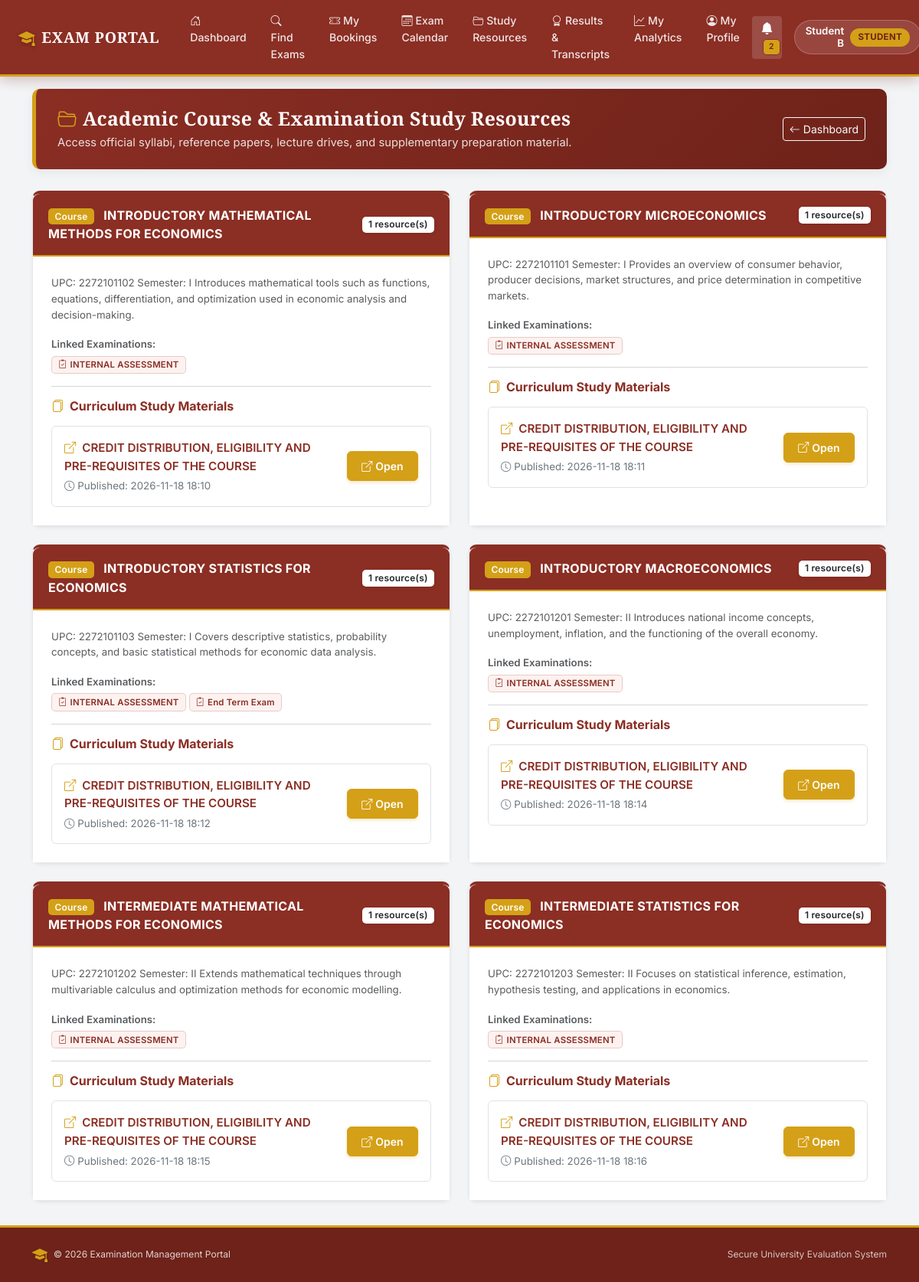
Page /student/resources (signed in) on the committed database.
### models.py (models this page shows, shortened)
class BaseModel(db.Model):
    __abstract__ = True

class User(BaseModel):
    id = db.Column(db.Integer, primary_key=True)
    name = db.Column(db.String(100), nullable=False)
    email = db.Column(db.String(100), unique=True, nullable=False)
    password_hash = db.Column(db.String(200), nullable=False)
    role = db.Column(db.String(20), nullable=False)
    is_approved = db.Column(db.Boolean, default=False)
    is_active = db.Column(db.Boolean, default=True)

class Course(BaseModel):
    id = db.Column(db.Integer, primary_key=True)
    name = db.Column(db.String(100), nullable=False)
    description = db.Column(db.String(500))
    resources = db.relationship("CourseResource", backref="course", cascade="all, delete-orphan")

class Examination(BaseModel):
    id = db.Column(db.Integer, primary_key=True)
    name = db.Column(db.String(100), nullable=False)
    course_id = db.Column(db.Integer, db.ForeignKey("course.id"), nullable=False)
    status = db.Column(db.String(30), default="Draft")
    slot_creation_start = db.Column(db.String(30))
    slot_creation_end = db.Column(db.String(30))
    slot_creation_open = db.Column(db.Boolean, default=False)
    booking_open = db.Column(db.Boolean, default=False)
    booking_start = db.Column(db.String(30))
    booking_end = db.Column(db.String(30))
    slot_creation_override = db.Column(db.String(10), default=None)
    booking_override = db.Column(db.String(10), default=None)
    course = db.relationship("Course", backref="examinations")

class CourseResource(BaseModel):
    id = db.Column(db.Integer, primary_key=True)
    course_id = db.Column(db.Integer, db.ForeignKey("course.id"), nullable=False)
    title = db.Column(db.String(200), nullable=False)
    url = db.Column(db.String(500), nullable=False)
    description = db.Column(db.String(500))
    created_at = db.Column(db.String(30), default=lambda: datetime.now().strftime("%Y-%m-%d %H:%M"))

### routes/student.py (the view)
@role_required("Student")
def student_resources():
    return render_template("student_resources.html", courses=Course.query.all())

### templates/student_resources.html (shortened to what this page needs)
{% extends "base.html" %}
{% block content %}
<div class="container my-3">
    <div class="erp-header">
        <div class="d-flex justify-content-between align-items-center flex-wrap gap-2">
            <div>
                <h2><i class="bi bi-folder2-open me-2 text-gold"></i>Academic Course &amp; Examination Study Resources</h2>
                <p>Access official syllabi, reference papers, lecture drives, and supplementary preparation material.</p>
            </div>
            <div>
                <a href="{{ url_for('student_dashboard') }}" class="btn btn-outline-light btn-sm">
                    <i class="bi bi-arrow-left me-1"></i>Dashboard
                </a>
            </div>
        </div>
    </div>
    <div class="row g-4">
        {% if courses %}
            {% for course in courses %}
            <div class="col-lg-6">
                <div class="card h-100 shadow-sm" style="border-top: 4px solid var(--maroon);">
                    <div class="card-header card-header-maroon d-flex justify-content-between align-items-center">
                        <div>
                            <span class="badge bg-gold text-dark me-2">Course</span>
                            <span class="fw-bold fs-6">{{ course.name }}</span>
                        </div>
                        <span class="badge bg-white text-dark shadow-sm">
                            {{ course.resources|length }} resource(s)
                        </span>
                    </div>
                    <div class="card-body p-4 bg-white">
                        {% if course.description %}
                        <p class="text-muted small mb-3">{{ course.description }}</p>
                        {% endif %}
                        {% if course.examinations %}
                        <div class="mb-3">
                            <span class="text-muted small fw-semibold">Linked Examinations:</span>
                            <div class="d-flex flex-wrap gap-1 mt-1">
                                {% for ex in course.examinations %}
                                <span class="badge" style="background-color: var(--maroon-subtle); color: var(--maroon); border: 1px solid rgba(139,46,36,0.2);">
                                    <i class="bi bi-clipboard2-check me-1"></i>{{ ex.name }}
                                </span>
                                {% endfor %}
                            </div>
                        </div>
                        {% endif %}
                        <hr class="text-muted opacity-25">
                        <h6 class="fw-bold text-maroon mb-3"><i class="bi bi-files text-gold me-2"></i>Curriculum Study Materials</h6>
                        {% if course.resources %}
                            <div class="list-group list-group-flush border rounded overflow-hidden">
                                {% for r in course.resources %}
                                <a href="{{ r.url }}" target="_blank" class="list-group-item list-group-item-action p-3 d-flex justify-content-between align-items-center">
                                    <div>
                                        <div class="fw-semibold text-maroon"><i class="bi bi-box-arrow-up-right me-2 text-gold"></i>{{ r.title }}</div>
                                        <div class="small text-secondary mt-1"><i class="bi bi-clock me-1"></i>Published: {{ r.created_at or 'Standard' }}</div>
                                    </div>
                                    <span class="btn btn-sm btn-gold ms-2 text-nowrap"><i class="bi bi-box-arrow-up-right me-1"></i>Open</span>
                                </a>
                                {% endfor %}
                            </div>
                        {% else %}
                            <div class="alert alert-secondary mb-0 text-center py-3" role="alert">
                                <i class="bi bi-info-circle me-1"></i> No resources available for this course
                            </div>
                        {% endif %}
                    </div>
                </div>
            </div>
            {% endfor %}
        {% endif %}
    </div>
</div>
{% endblock %}

### templates/base.html (shortened to what this page needs)
<!DOCTYPE html>
<html lang="en">
<head>
    <link href="https://cdn.jsdelivr.net/npm/bootstrap@5.3.3/dist/css/bootstrap.min.css" rel="stylesheet">
    <link href="https://cdn.jsdelivr.net/npm/bootstrap-icons@1.11.3/font/bootstrap-icons.min.css" rel="stylesheet">
</head>
<body>
    <nav class="navbar navbar-expand-xl navbar-custom fixed-top">
        <div class="container-fluid px-3 px-lg-4">
            <a class="navbar-brand" href="{% if session.get('user_role') == 'Admin' %}{{ url_for('admin_dashboard') }}{% elif session.get('user_role') == 'Examiner' %}{{ url_for('examiner_dashboard') }}{% elif session.get('user_role') == 'Student' %}{{ url_for('student_dashboard') }}{% else %}{{ url_for('login') }}{% endif %}">
                <i class="bi bi-mortarboard-fill brand-crest"></i>
                <span>EXAM PORTAL</span>
            </a>
            <div class="collapse navbar-collapse" id="navbarNav">
                <ul class="navbar-nav me-auto mb-2 mb-xl-0 ms-xl-2">
                    {% if session.get("user_role") == "Admin" %}
                        <li class="nav-item">
                            <a class="nav-link" href="{{ url_for('admin_dashboard') }}"><i class="bi bi-speedometer2 me-1"></i>Dashboard</a>
                        </li>
                        <li class="nav-item">
                            <a class="nav-link" href="{{ url_for('courses') }}"><i class="bi bi-book me-1"></i>Courses</a>
                        </li>
                        <li class="nav-item">
                            <a class="nav-link" href="{{ url_for('examinations') }}"><i class="bi bi-clipboard2-check me-1"></i>Examinations</a>
                        </li>
                        <li class="nav-item">
                            <a class="nav-link" href="{{ url_for('admin_slots') }}"><i class="bi bi-calendar-range me-1"></i>Slots</a>
                        </li>
                        <li class="nav-item">
                            <a class="nav-link" href="{{ url_for('admin_bookings') }}"><i class="bi bi-journal-bookmark me-1"></i>Bookings</a>
                        </li>
                        <li class="nav-item">
                            <a class="nav-link" href="{{ url_for('admin_users') }}"><i class="bi bi-people me-1"></i>Students &amp; Users</a>
                        </li>
                        <li class="nav-item">
                            <a class="nav-link" href="{{ url_for('admin_examiner_analytics') }}"><i class="bi bi-person-check me-1"></i>Examiner Tracking</a>
                        </li>
                        <li class="nav-item">
                            <a class="nav-link" href="{{ url_for('performance_analytics') }}"><i class="bi bi-graph-up-arrow me-1"></i>Analytics</a>
                        </li>
                        <li class="nav-item">
                            <a class="nav-link" href="{{ url_for('admin_announcements') }}"><i class="bi bi-megaphone me-1"></i>Announcements</a>
                        </li>
                    {% elif session.get("user_role") == "Student" %}
                        <li class="nav-item">
                            <a class="nav-link" href="{{ url_for('student_dashboard') }}"><i class="bi bi-house-door me-1"></i>Dashboard</a>
                        </li>
                        <li class="nav-item">
                            <a class="nav-link" href="{{ url_for('student_examinations') }}"><i class="bi bi-search me-1"></i>Find Exams</a>
                        </li>
                        <li class="nav-item">
                            <a class="nav-link" href="{{ url_for('student_bookings') }}"><i class="bi bi-ticket-perforated me-1"></i>My Bookings</a>
                        </li>
                        <li class="nav-item">
                            <a class="nav-link" href="{{ url_for('student_calendar') }}"><i class="bi bi-calendar3 me-1"></i>Exam Calendar</a>
                        </li>
                        <li class="nav-item">
                            <a class="nav-link" href="{{ url_for('student_resources') }}"><i class="bi bi-folder2-open me-1"></i>Study Resources</a>
                        </li>
                        <li class="nav-item">
                            <a class="nav-link" href="{{ url_for('student_results') }}"><i class="bi bi-award me-1"></i>Results &amp; Transcripts</a>
                        </li>
                        <li class="nav-item">
                            <a class="nav-link" href="{{ url_for('performance_analytics') }}"><i class="bi bi-graph-up me-1"></i>My Analytics</a>
                        </li>
                        <li class="nav-item">
                            <a class="nav-link" href="{{ url_for('student_profile') }}"><i class="bi bi-person-circle me-1"></i>My Profile</a>
                        </li>
                    {% endif %}
                </ul>
                {% if session.get("user_id") %}
                    <div class="d-flex align-items-center gap-3 mt-2 mt-xl-0">
                        <a href="{{ url_for('notifications') }}" class="btn btn-sm position-relative text-white border-0" style="background: rgba(255,255,255,0.15);" title="Notification Centre">
                            <i class="bi bi-bell-fill fs-6"></i>
                            {% if unread_notifications_count and unread_notifications_count > 0 %}
                                <span class="badge badge-notification">{{ unread_notifications_count }}</span>
                            {% endif %}
                        </a>
                        <div class="user-pill text-white d-none d-md-flex">
                            <div class="text-end">
                                <div class="fw-semibold small" style="line-height: 1.2;">{{ session.get("user_name") }}</div>
                            </div>
                            <span class="role-badge-nav">{{ session.get("user_role") }}</span>
                        </div>
                    </div>
                {% else %}
                    <div class="d-flex gap-2">
                        <a href="{{ url_for('login') }}" class="btn btn-sm btn-outline-light">Login</a>
                        <a href="{{ url_for('register') }}" class="btn btn-sm btn-gold">Student Register</a>
                    </div>
                {% endif %}
            </div>
        </div>
    </nav>
    <main class="py-3">
        {% block content %}{% endblock %}
    </main>
    <footer class="text-center no-print">
        <div class="container">
            <div class="d-flex justify-content-between align-items-center flex-wrap gap-2 small">
                <div class="d-flex align-items-center gap-2">
                    <i class="bi bi-mortarboard-fill text-gold fs-5"></i>
                    <span>&copy; {{ 2026 }} Examination Management Portal</span>
                </div>
                <div>
                    <span class="text-light opacity-75">Secure University Evaluation System</span>
                </div>
            </div>
        </div>
    </footer>
</body>
</html>

### rows in the picture
User: get "Student B", get "STUDENT"
Course: name "INTRODUCTORY MATHEMATICAL METHODS FOR ECONOMICS", resources|length "1", description "UPC: 2272101102 Semester: I Introduces mathematical tools such as functions, equations, differentiation, and optimization used in economic analysis and decision-making."
Examination: name "INTERNAL ASSESSMENT"
CourseResource: title "CREDIT DISTRIBUTION, ELIGIBILITY AND PRE-REQUISITES OF THE COURSE", created_at "2026-11-18 18:10"
Course: name "INTRODUCTORY MICROECONOMICS", resources|length "1", description "UPC: 2272101101 Semester: I Provides an overview of consumer behavior, producer decisions, market structures, and price determination in competitive markets."
Examination: name "INTERNAL ASSESSMENT"
CourseResource: title "CREDIT DISTRIBUTION, ELIGIBILITY AND PRE-REQUISITES OF THE COURSE", created_at "2026-11-18 18:11"
Course: name "INTRODUCTORY STATISTICS FOR ECONOMICS", resources|length "1", description "UPC: 2272101103 Semester: I Covers descriptive statistics, probability concepts, and basic statistical methods for economic data analysis."
Examination: name "INTERNAL ASSESSMENT"
Examination: name "End Term Exam"
CourseResource: title "CREDIT DISTRIBUTION, ELIGIBILITY AND PRE-REQUISITES OF THE COURSE", created_at "2026-11-18 18:12"
Course: name "INTRODUCTORY MACROECONOMICS", resources|length "1", description "UPC: 2272101201 Semester: II Introduces national income concepts, unemployment, inflation, and the functioning of the overall economy."
Examination: name "INTERNAL ASSESSMENT"
CourseResource: title "CREDIT DISTRIBUTION, ELIGIBILITY AND PRE-REQUISITES OF THE COURSE", created_at "2026-11-18 18:14"
Course: name "INTERMEDIATE MATHEMATICAL METHODS FOR ECONOMICS", resources|length "1", description "UPC: 2272101202 Semester: II Extends mathematical techniques through multivariable calculus and optimization methods for economic modelling."
Examination: name "INTERNAL ASSESSMENT"
CourseResource: title "CREDIT DISTRIBUTION, ELIGIBILITY AND PRE-REQUISITES OF THE COURSE", created_at "2026-11-18 18:15"
Course: name "INTERMEDIATE STATISTICS FOR ECONOMICS", resources|length "1", description "UPC: 2272101203 Semester: II Focuses on statistical inference, estimation, hypothesis testing, and applications in economics."
Examination: name "INTERNAL ASSESSMENT"
CourseResource: title "CREDIT DISTRIBUTION, ELIGIBILITY AND PRE-REQUISITES OF THE COURSE", created_at "2026-11-18 18:16"

### other values in the picture
{{ unread_notifications_count }} "2"
{{ 2026 }} "2026"
